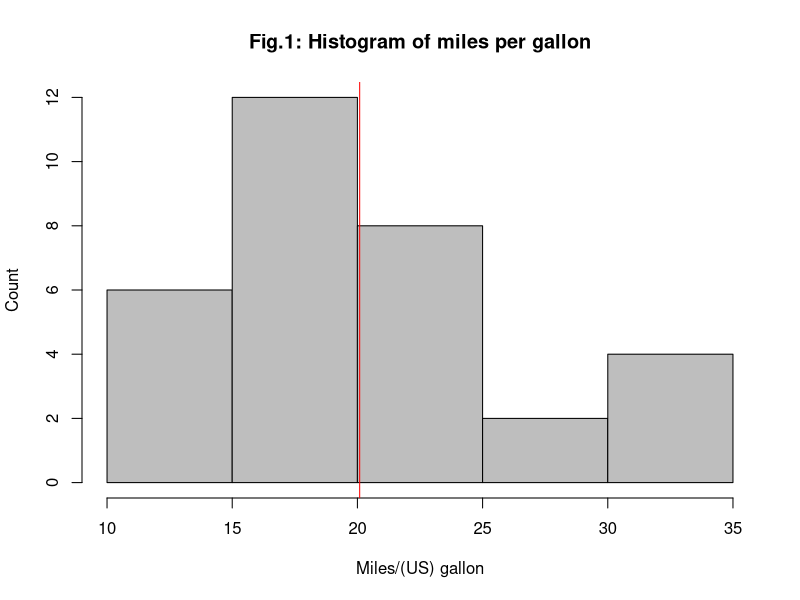
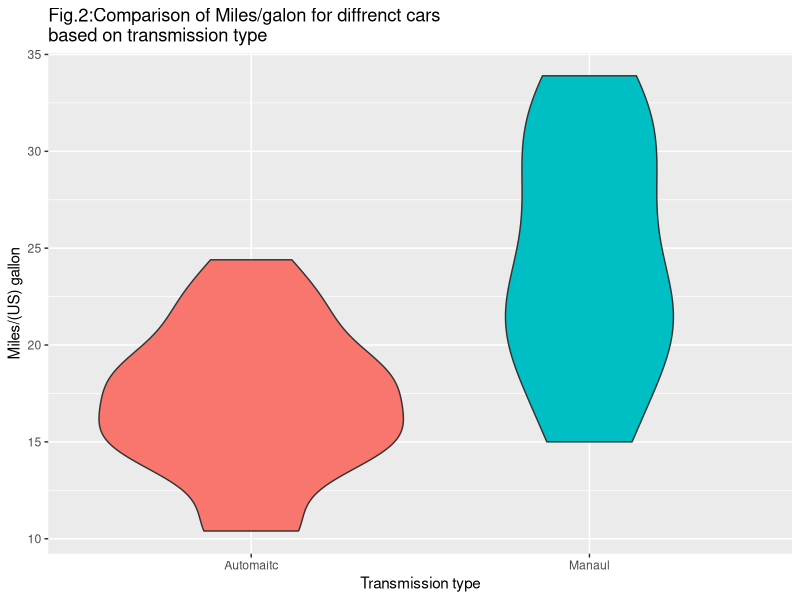

Write R code to recreate these figures, in order.
## ---- chunk 1
library(datasets);library(ggplot2);library(dplyr);library(tidyr);library(GGally)
dt<-select(mtcars,-qsec) ##removing irrelevant column
dt<-mutate(dt,am=factor(am),vs=factor(vs)) ##adjusting column type
summary(dt) ##lets see the data
## ---- chunk 2
mpgMean<-mean(dt$mpg);mpgSd<-sd(dt$mpg)
## ---- chunk 3
hist(dt$mpg,col="gray",xlab = "Miles/(US) gallon",ylab = "Count",main="Fig.1: Histogram of miles per gallon")##figure1
abline(v = mean(dt$mpg),col="red") ##adding mean
## ---- chunk 4
fig2<-ggplot(data=dt,aes(y=mpg,x=am,fill=am),legend=NULL)
fig2<-fig2+geom_violin()
fig2<-fig2+scale_x_discrete(breaks=c(0,1),labels=c("Automaitc","Manaul"))
fig2<-fig2+xlab("Transmission type")+ylab("Miles/(US) gallon") ## labeling y axis ##labeling x,y axis
##fig2<-fig2+scale_fill_discrete(name="Transmission type",breaks=c(0,1),labels=c("Automaitc","Manaul")) ## setting correct names for legends.
fig2<-fig2+ggtitle("Fig.2:Comparison of Miles/galon for diffrenct cars\nbased on transmission type")+guides(fill=FALSE)
fig2
## ---- chunk 5
##g<-ggpairs(data=dt,lower=list(continuous="smooth"),params=c(method="loess")) ##i should do plot the mpg in diffrent colors and diffrent regression line 
##g
## ---- chunk 6
t1<-lm(data=dt,mpg~am)
t2<-lm(data=dt,mpg~am+hp)
t3<-lm(data=dt,mpg~am+hp+wt)
t4<-lm(data=dt,mpg~am+hp+wt+gear)
t5<-lm(data=dt,mpg~am+hp+wt+drat)
## ---- chunk 7
for(i in 1:5){
        model<-paste("t",i,sep = "");
        res<-residuals(eval(parse(text=model)))
        st<-shapiro.test(res);
        print(paste("Model ",model,"'s p-value: ",round(st$p.value,4),sep=""))}
## ---- chunk 8
anova(t1,t2,t3,t4,t5)
## ---- chunk 9
summary(t3)
